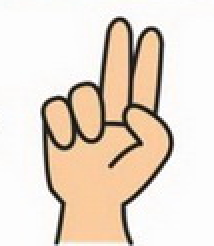
#> input picture opencv-python/Fingers/2.png, 107 x 123 px, given in place of 2.jpg, which was not available (shown 2 times larger)
$ python 'cai dat co ban.py'
#> lines starting #> are read from the running program, lines starting #| are printed output that depends on the picture; pictures that were not available may be replaced by others from this repository, and a replacement may not be noted
import sys
import numpy
import cv2  #sử dụng để xuất dự đoán lệnh


# cú pháp:   cv2.imread(path,flag)
# cv2.IMREAD_COLOR :(1) trả về ảnh màu, bỏ qqua kênh alpha(kênh trong suốt)
# cv2.IMREAD_GRAYSCALE :(0) trả về ảnh đen trắng
# cv2.IMREAD_UNCHANGED :(-1) trả về ảnh bao gồm cả kênh alpha


# doc anh
img = cv2.imread("2.jpg",1)
#> img is the input picture: shape (123, 107, 3); mean B, G, R 206, 219.2, 232.3
# [28 lines of commented-out code are left out]
img3 = cv2.resize(img,(0,0),fx=0.5,fy=0.5)
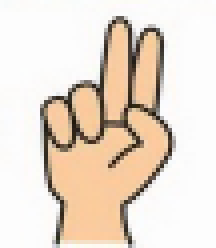
#> img3: shape (62, 54, 3) (shown 4 times larger); mean B, G, R 206.8, 219.8, 232.7
img4 = cv2.rotate(img3,cv2.ROTATE_180)
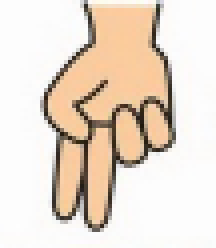
#> img4: shape (62, 54, 3) (shown 4 times larger); mean B, G, R 206.8, 219.8, 232.7


cv2.imshow('hien thi ra',img4)
k = cv2.waitKey()
#> (key Esc is pressed here)

$ run again, with opencv-python/Fingers/1.png copied over opencv-python/Fingers/2.png
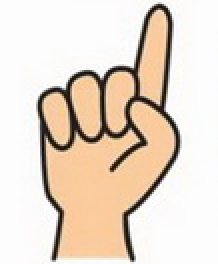
#> input picture opencv-python/Fingers/1.png, 109 x 132 px, given in place of 2.jpg, which was not available (shown 2 times larger)
#> img is the input picture: shape (132, 109, 3); mean B, G, R 203.4, 217.4, 231.2
#> `img3 = cv2.resize(img,(0,0),fx=0.5,fy=0.5)`:
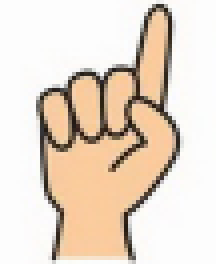
#> img3: shape (66, 54, 3) (shown 4 times larger); mean B, G, R 203.1, 217.1, 231.1
#> `img4 = cv2.rotate(img3,cv2.ROTATE_180)`:
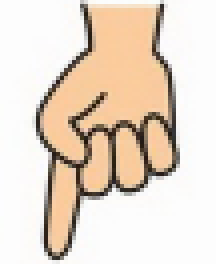
#> img4: shape (66, 54, 3) (shown 4 times larger); mean B, G, R 203.1, 217.1, 231.1

$ run again, with opencv-python/Fingers/3.png copied over opencv-python/Fingers/2.png
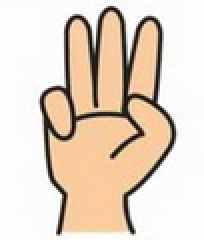
#> input picture opencv-python/Fingers/3.png, 102 x 120 px, given in place of 2.jpg, which was not available (shown 2 times larger)
#> img is the input picture: shape (120, 102, 3); mean B, G, R 197.2, 212.6, 227.8
#> `img3 = cv2.resize(img,(0,0),fx=0.5,fy=0.5)`:
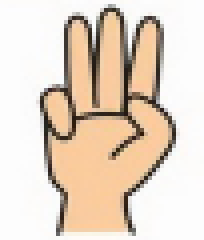
#> img3: shape (60, 51, 3) (shown 4 times larger); mean B, G, R 197.3, 212.7, 228
#> `img4 = cv2.rotate(img3,cv2.ROTATE_180)`:
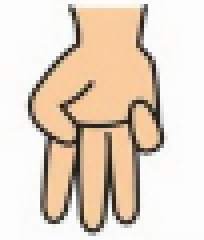
#> img4: shape (60, 51, 3) (shown 4 times larger); mean B, G, R 197.3, 212.7, 228

$ run again, with opencv-python/Fingers/4.png copied over opencv-python/Fingers/2.png
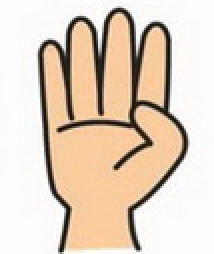
#> input picture opencv-python/Fingers/4.png, 107 x 127 px, given in place of 2.jpg, which was not available (shown 2 times larger)
#> img is the input picture: shape (127, 107, 3); mean B, G, R 191.9, 209, 225.7
#> `img3 = cv2.resize(img,(0,0),fx=0.5,fy=0.5)`:
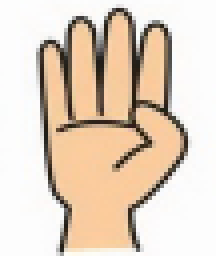
#> img3: shape (64, 54, 3) (shown 4 times larger); mean B, G, R 193, 209.8, 226.2
#> `img4 = cv2.rotate(img3,cv2.ROTATE_180)`:
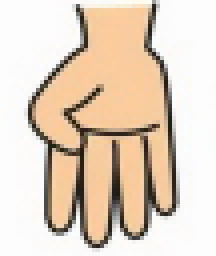
#> img4: shape (64, 54, 3) (shown 4 times larger); mean B, G, R 193, 209.8, 226.2
